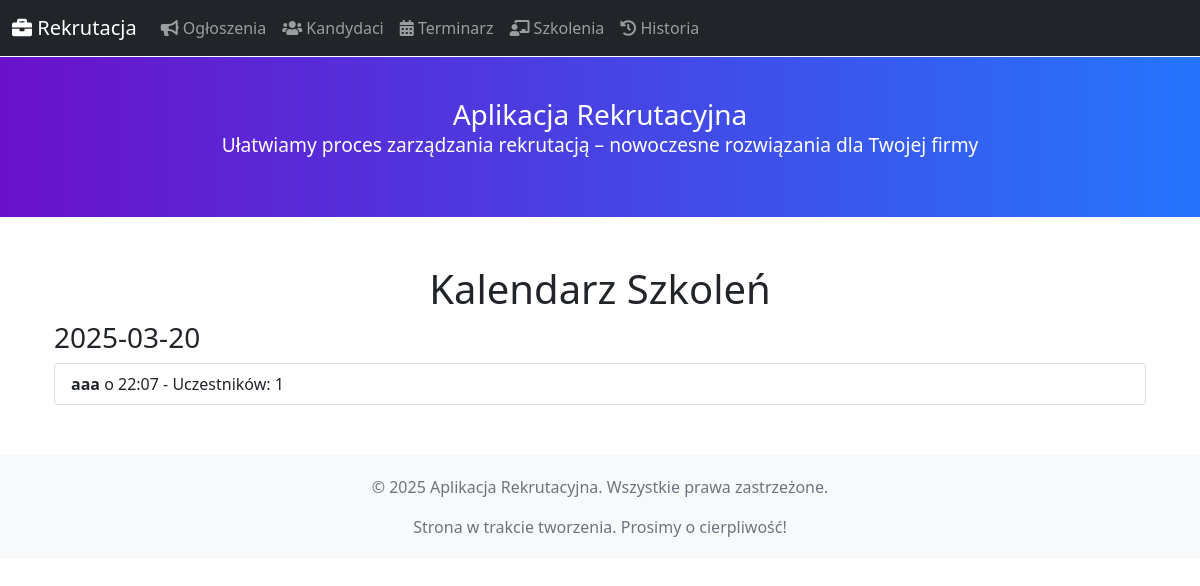
/szkolenia/kalendarz, run on the app's committed database.
### blueprints/models.py (models this page shows, shortened)
class Szkolenie(db.Model):
    __tablename__ = 'szkolenie'
    id = db.Column(db.Integer, primary_key=True)
    nazwa = db.Column(db.String(255), nullable=False)
    opis = db.Column(db.Text)
    data = db.Column(db.DateTime, nullable=False)
    prowadzacy = db.Column(db.String(255))
    miejsce = db.Column(db.String(255))
    uczestnictwa = db.relationship("Uczestnictwo", back_populates="szkolenie", cascade="all, delete-orphan")

### blueprints/szkolenia.py (the view)
@szkolenia_bp.route("/kalendarz", endpoint="kalendarz_szkolen")
def kalendarz_szkolen() -> str:
    szkolenia = Szkolenie.query.order_by(Szkolenie.data.asc()).all()
    return render_template("szkolenia_kalendarz.html", szkolenia=szkolenia)

### app.py (called while the page is built)
@app.context_processor
def inject_now():
    return {'now': datetime.utcnow}

### templates/szkolenia/szkolenia_kalendarz.html (shortened to what this page needs)
{% extends "base.html" %}
{% block content %}
<div class="container mt-5">
    <h1 class="text-center">Kalendarz Szkoleń</h1>
    {% if szkolenia %}
        {% set current_date = None %}
        {% for szkolenie in szkolenia %}
            {% set szkolenie_date = szkolenie.data.strftime('%Y-%m-%d') %}
            {% if szkolenie_date != current_date %}
                <h3>{{ szkolenie_date }}</h3>
                <ul class="list-group mb-4">
                {% set current_date = szkolenie_date %}
            {% endif %}
            <li class="list-group-item">
                <strong>{{ szkolenie.nazwa }}</strong> o {{ szkolenie.data.strftime('%H:%M') }} -
                Uczestników: {{ szkolenie.uczestnictwa|length }}
                <br>
            </li>
            {% if loop.last %}
                </ul>
            {% endif %}
        {% endfor %}
    {% else %}
        <p class="text-center">Brak zaplanowanych szkoleń.</p>
    {% endif %}
</div>
{% endblock %}

### templates/base.html (style rules this page uses)
body { padding-top: 1px; }

### data on the page
Szkolenie: data "2025-03-20", nazwa "aaa", data "22:07", uczestnictwa|length "1"
